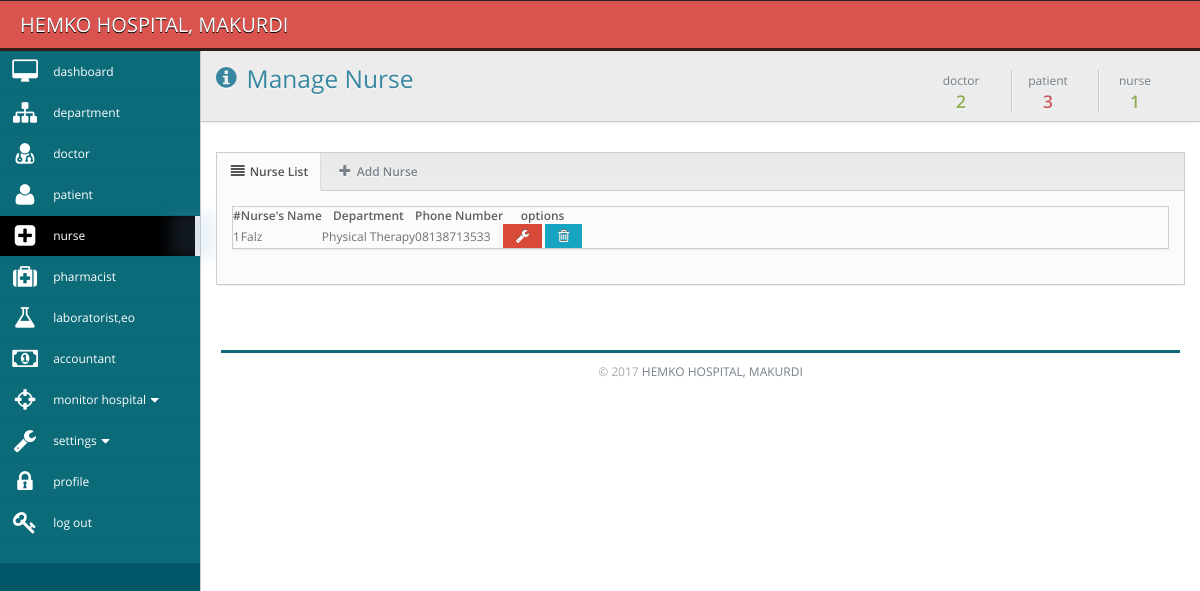
The page /admin/manage_nurse.php (signed in) on the database its author committed.
### tables this page shows
CREATE TABLE `staff` (
  `staffid` int(10) unsigned NOT NULL AUTO_INCREMENT,
  `email` varchar(255) DEFAULT NULL,
  `fullname` varchar(255) DEFAULT NULL,
  `sex` varchar(45) DEFAULT NULL,
  `phone` varchar(255) DEFAULT NULL,
  `address` varchar(255) DEFAULT NULL,
  `department` varchar(255) DEFAULT NULL,
  `designation` varchar(255) DEFAULT NULL,
  `specialty` varchar(255) DEFAULT NULL,
  PRIMARY KEY (`staffid`)
);

### admin/manage_nurse.php (the view, shortened to what this page needs)
<?php
$loggedInUser = $_SESSION["user"];
$activeUser = mysql_fetch_array(mysql_query("select * from users where(email = '$loggedInUser')"));
$role = $activeUser['role'];
$doctor = mysql_query("select * from staff where designation = 'doctor'");
$nurse = mysql_query("select * from staff where designation = 'nurse'");
$patient = mysql_query("select * from patients");
?>
<!DOCTYPE html PUBLIC "-//W3C//DTD XHTML 1.0 Transitional//EN" "http://www.w3.org/TR/xhtml1/DTD/xhtml1-transitional.dtd">
<html>
    <head>
		<link rel="stylesheet" href="../css/font.css">
		<link href="../css/bayanno.css" media="screen" rel="stylesheet" type="text/css" />
    </head>
<?php
 include("../session.php");
?>
<body>
<?php if($role=="admin"){ ?>
    <div class="navbar navbar-top navbar-inverse">
	<div class="navbar-inner">
		<div class="container-fluid">
			<a class="brand" href="">HEMKO HOSPITAL, MAKURDI</a>
		</div>
	</div>
</div>
<div class="primary-sidebar">
	<ul class="nav nav-collapse collapse nav-collapse-primary">
		<li class="">
			<span class="glow"></span>
				<a href="dashboard.php" >
					<i class="icon-desktop icon-2x"></i>
					<span>dashboard</span>
				</a>
		</li>
		<li class="">
			<span class="glow"></span>
				<a href="manage_department.php" >
					<i class="icon-sitemap icon-2x"></i>
					<span>department</span>
				</a>
		</li>
		<li class="">
			<span class="glow"></span>
				<a href="manage_doctor.php" >
					<i class="icon-user-md icon-2x"></i>
					<span>doctor</span>
				</a>
		</li>
		<li class="">
			<span class="glow"></span>
				<a href="manage_patient.php" >
					<i class="icon-user icon-2x"></i>
					<span>patient</span>
				</a>
		</li>
		<li class="dark-nav active">
			<span class="glow"></span>
				<a href="manage_nurse.php" >
					<i class="icon-plus-sign-alt icon-2x"></i>
					<span>nurse</span>
				</a>
		</li>
		<li class="">
			<span class="glow"></span>
				<a href="manage_pharmacist.php" >
					<i class="icon-medkit icon-2x"></i>
					<span>pharmacist</span>
				</a>
		</li>
		<li class="">
			<span class="glow"></span>
				<a href="manage_laboratorist.php" >
					<i class="icon-beaker icon-2x"></i>
					<span>laboratorist,eo</span>
				</a>
		</li>
		<li class="">
			<span class="glow"></span>
				<a href="manage_accountant.php" >
					<i class="icon-money icon-2x"></i>
					<span>accountant</span>
				</a>
		</li>
		<li class="dark-nav ">
			<span class="glow"></span>
            <a class="accordion-toggle  " data-toggle="collapse" href="#view_hospital_submenu" >
                <i class="icon-screenshot icon-2x"></i>
                <span>monitor hospital<i class="icon-caret-down"></i></span>
            </a>
		</li>
		<li class="dark-nav ">
			<span class="glow"></span>
            <a class="accordion-toggle  " data-toggle="collapse" href="#settings_submenu" >
                <i class="icon-wrench icon-2x"></i>
                <span>settings<i class="icon-caret-down"></i></span>
            </a>
		</li>
		<li class="">
			<span class="glow"></span>
				<a href="manage_profile.php" >
					<i class="icon-lock icon-2x"></i>
					<span>profile</span>
				</a>
		</li>
		<li class="">
			<span class="glow"></span>
				<a href="../logout.php" >
					<i class="icon-key icon-2x"></i>
					<span>log out</span>
				</a>
		</li>
	</ul>
</div>
    <div class="main-content">
		        <div class="container-fluid" >
            <div class="row-fluid">
                <div class="area-top clearfix">
                    <div class="pull-left header">
                        <h3 class="title">
                        <i class="icon-info-sign"></i>
                        Manage Nurse </h3>
                    </div>
                    <ul class="inline pull-right sparkline-box">
                        <li class="sparkline-row">
                            <h4 class="green">
                                <span>doctor</span>
                               <?php echo mysql_num_rows($doctor);?>
                            </h4>
                        </li>
                        <li class="sparkline-row">
                            <h4 class="red">
                                <span>patient</span>
                               <?php echo mysql_num_rows($patient);?>
                            </h4>
                        </li>
                          <li class="sparkline-row">
                            <h4 class="green">
                                <span>nurse</span>
                                <?php echo mysql_num_rows($nurse);?>
                            </h4>
                        </li>
                    </ul>
                </div>
            </div>
        </div>
        <div class="container-fluid padded">
            <div class="box">
	<div class="box-header">
		<ul class="nav nav-tabs nav-tabs-left">
			<li class="active">
            	<a href="#list" data-toggle="tab"><i class="icon-align-justify"></i>
					Nurse List
                    	</a></li>
			<li>
            	<a href="#add" data-toggle="tab"><i class="icon-plus"></i>
					Add Nurse
                    	</a></li>
		</ul>
	</div>
	<div class="box-content padded">
		<div class="tab-content">
            <div class="tab-pane box active" id="list">
                <table cellpadding="0" cellspacing="0" border="0" class="dTable responsive">
                	<thead>
                		<tr>
                    		<th><div>#</div></th>
                    		<th><div>Nurse's Name</div></th>
                    		<th><div>Department</div></th>
							<th><div>Phone Number</div></th>
                    		<th><div>options</div></th>
						</tr>
					</thead>
                    <tbody>
<?php
	$sno = 1;
	$query = mysql_query("select * from staff where designation = 'nurse'");
	while($view = mysql_fetch_array($query)){
	?>
                        <tr>
                            <td><?php echo $sno++;?></td>
							<td><?php echo $view['fullname'];?></td>
							<td><?php echo $view['department'];?></td>
							<td><?php echo $view['phone'];?></td>
							<td align="center">
                            	<a href="edit_nurse.php?id=<?php echo $view['staffid'];?>"
                                	rel="tooltip" data-placement="top" data-original-title="edit" class="btn btn-blue">
                                		<i class="icon-wrench"></i>
                                </a>
                            	<a href="manage_nurse.php?id=<?php echo $view['staffid'];?>" onclick="return confirm('delete?')"
                                	rel="tooltip" data-placement="top" data-original-title="delete" class="btn btn-red">
                                		<i class="icon-trash"></i>
                                </a>
        					</td>
                        </tr>
                        <?php } ?>
                    </tbody>
                </table>
			</div>
		</div>
	</div>
</div>
        </div>
	    <div style="clear:both;color:#aaa; padding:20px;">
    	<hr /><center>&copy; 2017 <a href="">HEMKO HOSPITAL, MAKURDI</a></center>
    </div>
    </div>
    <?php }else{
  echo "<meta http-equiv=\"refresh\" content=\"0;URL=../error_page.php\">";
  exit;
  } ?>
</body>
</html>

### rows shown on the page
staff: fullname "Falz", department "Physical Therapy", phone "08138713533"

### other values the page prints
mysql_num_rows($doctor) "2"
mysql_num_rows($patient) "3"
mysql_num_rows($nurse) "1"
